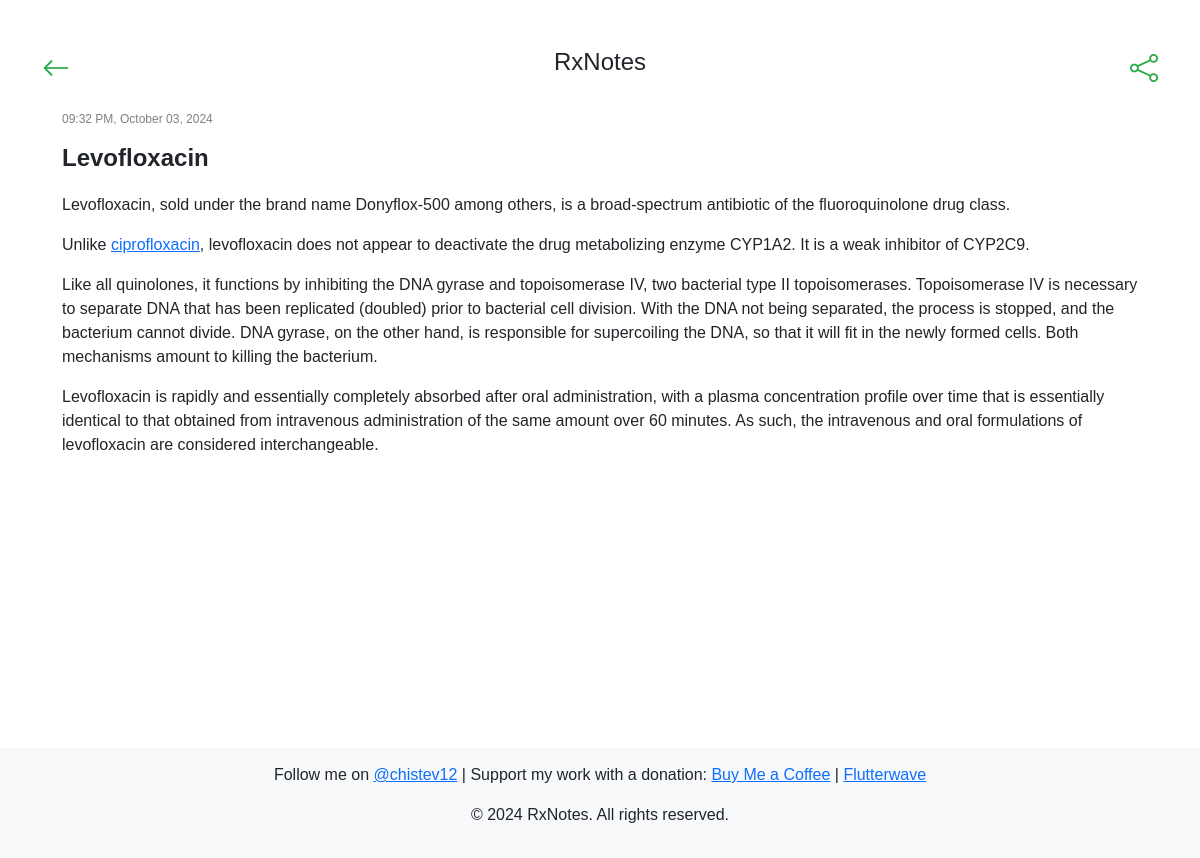
/note/Levofloxacin/?query=, run on the app's committed database.
### notes/models.py (models this page shows, shortened)
class Note(models.Model):
    title = models.CharField(max_length=200, unique=True)
    content = CKEditor5Field('Text', config_name='extends')
    created_at = models.DateTimeField(auto_now_add=True)
    updated_at = models.DateTimeField(null=True, blank=True)  # No auto update

### notes/views.py (the view)
# urls.py: path('note/<str:title>/', views.note_detail_view, name='note_detail_view'),
def note_detail_view(request, title):
    note = get_object_or_404(Note, title=title)
    query = request.GET.get('query', '')
    current_year = datetime.now().year
    return render(request, 'notes/detail.html', {'note': note, 'query': query, 'current_year': current_year})

### notes/templatetags/custom_filters.py (called while the page is built)
@register.filter
def highlight(text, search_term):
    if search_term:
        pattern = re.compile(re.escape(search_term), re.IGNORECASE)
        return pattern.sub(f'<span class="highlight">{search_term}</span>', text)
    return text

### notes/templates/notes/detail.html (shortened to what this page needs)
{% extends "notes/base.html" %}
{% load custom_filters %}
{% block content %}
        <div class="d-flex justify-content-between">
            <a href="{% url 'notes_view' %}" class="icon-btn fs-3">
                <i class="bi bi-arrow-left"></i>
            </a>
            <h4>RxNotes</h4>
            <div class="d-flex align-items-center">
                <div class="dropdown">
                    <i class="bi bi-share icon-btn fs-3" id="shareDropdown" data-bs-toggle="dropdown" aria-expanded="false"></i>
                </div>
            </div>
        </div>
        <div class="note-details">
            <p class="note-timestamp">
                {% if note.updated_at %}
                {{ note.updated_at|date:"h:i A, F d, Y" }}
            {% else %}
                {{ note.created_at|date:"h:i A, F d, Y" }}
            {% endif %}
            </p>
            <h5 class="note-title">{{ note.title }}</h5>
            <p class="note-content" id="noteContent">{{ note.content|highlight:query|safe }}</p>
        </div>
    </div>
{% endblock %}

### static/css/styles.css (style rules this page uses)
body { font-family: Arial, sans-serif; }
.note-details { margin: 20px; }
.note-title { font-size: 24px; font-weight: bold; }
.note-timestamp { color: gray; font-size: 12px; }
.note-content { margin-top: 20px; font-size: 16px; }
.icon-btn { color: #28a745; cursor: pointer; }

### notes/templates/notes/base.html (style rules this page uses)
html, body { height: 100%; margin: 0; }

### data on the page
Note: created_at "09:32 PM, October 03, 2024", title "Levofloxacin", content|highlight "Levofloxacin, sold under the brand name Donyflox-500 among others, is a broad-spectrum antibiotic of the fluoroquinolone drug class. Unlike ciprofloxacin , levofloxacin does not appear to deactivate the drug metabolizing enzyme CYP1A2. It is a weak inhibitor of CYP2C9. Like all quinolones, it functions by inhibiting the DNA gyrase and topoisomerase IV, two bacterial type II topoisomerases. Topoisomerase IV is necessary to separate DNA that has been replicated (doubled) prior to bacterial cell division. With the DNA not being separated, the process is stopped, and the bacterium cannot divide. DNA gyrase, on the other hand, is responsible for supercoiling the DNA, so that it will fit in the…"
